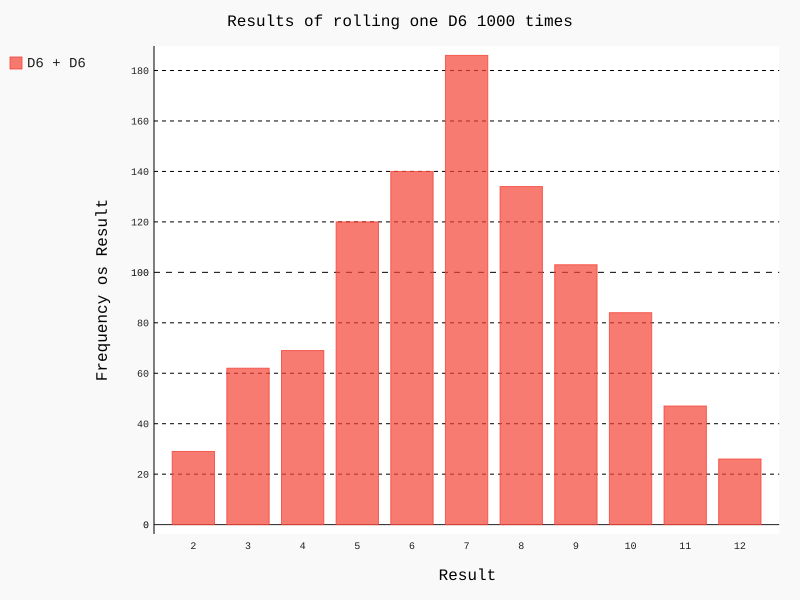

Generate this figure with Python:
from die import Die
import pygal

die_1 = Die()
die_2 = Die()
results = []

for roll_num in range(1000):
    result = die_1.roll() + die_2.roll()
    results.append(result)
frequencies = []
max_results = die_1.num_sides + die_2.num_sides
for value in range(2, max_results + 1):
    frequency = results.count(value)
    frequencies.append(frequency)

hist = pygal.Bar()
hist.title = "Results of rolling one D6 1000 times"
hist.x_labels = ['2', '3', '4', '5', '6','7','8','9','10','11','12']
hist.x_title = "Result"
hist.y_title = "Frequency os Result"
hist.add('D6 + D6', frequencies)
hist.render_to_file('die_visual.svg')

print(frequencies)
